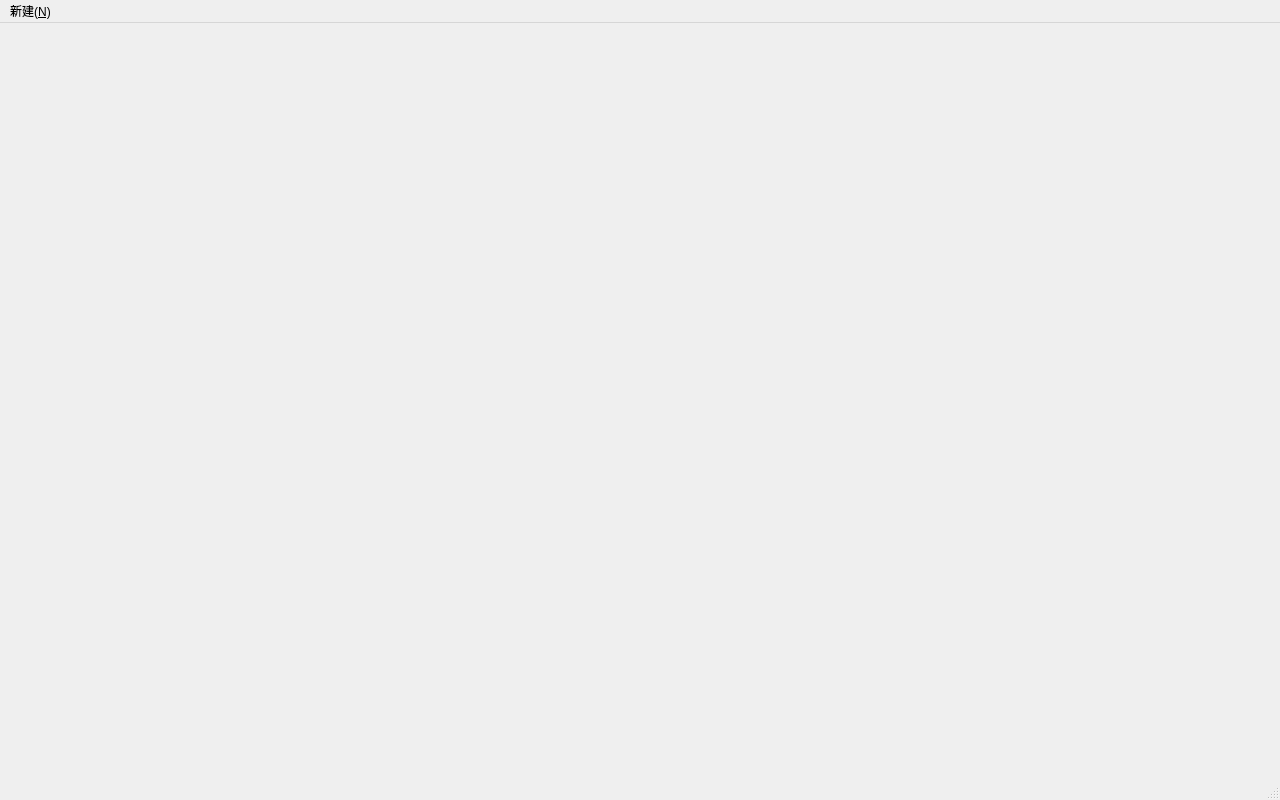
<?xml version="1.0" encoding="UTF-8"?>
<ui version="4.0">
 <class>MainWindow</class>
 <widget class="QMainWindow" name="MainWindow">
  <property name="geometry">
   <rect>
    <x>0</x>
    <y>0</y>
    <width>1280</width>
    <height>800</height>
   </rect>
  </property>
  <property name="windowTitle">
   <string>MainWindow</string>
  </property>
  <widget class="QWidget" name="centralwidget"/>
  <widget class="QMenuBar" name="menubar">
   <property name="geometry">
    <rect>
     <x>0</x>
     <y>0</y>
     <width>1280</width>
     <height>22</height>
    </rect>
   </property>
   <widget class="QMenu" name="menu">
    <property name="title">
     <string>新建(&amp;N)</string>
    </property>
    <addaction name="action_F"/>
   </widget>
   <addaction name="menu"/>
  </widget>
  <widget class="QStatusBar" name="statusbar"/>
  <action name="action_F">
   <property name="text">
    <string>打开文件(&amp;F)</string>
   </property>
   <property name="toolTip">
    <string>打开文件(F)</string>
   </property>
  </action>
  <action name="action_D">
   <property name="text">
    <string>数据库界面(&amp;D)</string>
   </property>
  </action>
  <action name="action_B">
   <property name="text">
    <string>数据管理系统(&amp;B)</string>
   </property>
  </action>
 </widget>
 <resources/>
 <connections/>
</ui>
